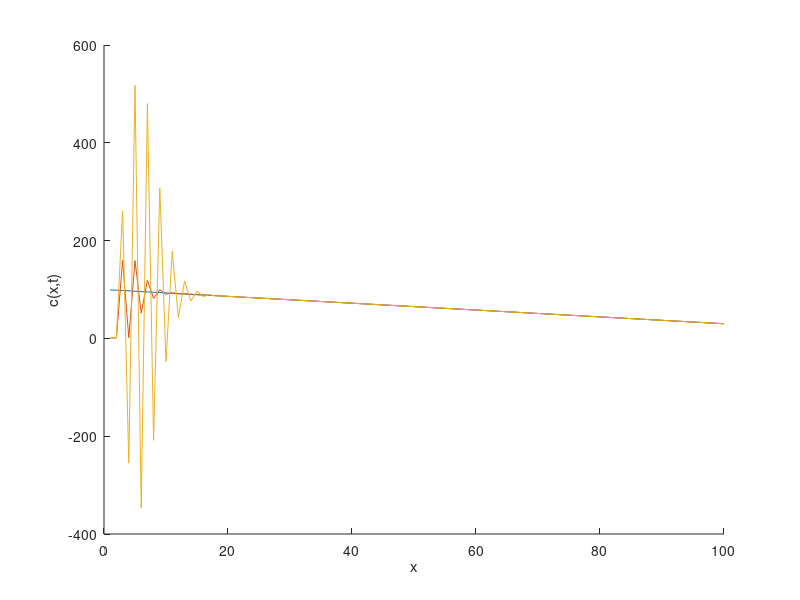
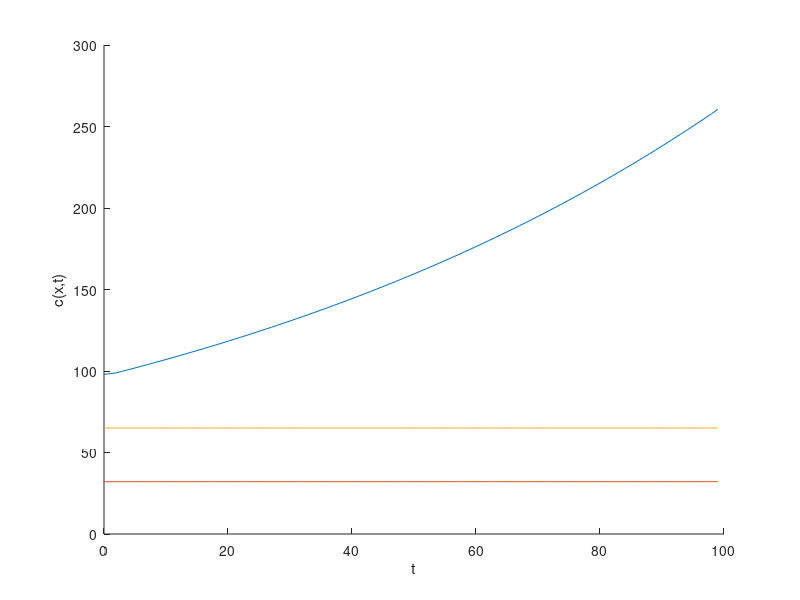

These charts were generated, in order, by the following MATLAB code:
clear
clc
close all

D = 0.01;
numx = 100;   %number of grid points in x
numt = 100;  %number of time steps to be iterated over 
dx = 1;
dt = 1;
t = 1:dt:numt;
x = 1:dx:numx;

mu = 1;      
sigma = 0.05;
c= ones(numx,numt);
c0=100;
c1=30;
x0=numx;
t(1) = 0;      %t=0
c(1,1) = 1;    %C=0 at x=0

c(numx,1) = 0; 

for i=1:numx
%    c(i,1) = exp(-(x(i)-mu)^2/(2*sigma^2)) / sqrt(2*pi*sigma^2);
   c(i,1)=-(c0-c1)/x0*(i-x0*c0/(c0-c1));
end

for j=2:numt-1
   for i=3:numx
          c(i,j) =1/(dt-D/dx^2)*(c(i,j-1)/dt - D*2*c(i-1,j)/dx^2 + D*c(i-2,j)/dx^2); 
       
   end
end

figure(1);
% hold on;
% for ff=1:numt
%      plot(x(2:(numx-1)),c((2:numx-1)));
% end
% xlabel('x');
% ylabel('c(x,t)');
hold on;
plot(x,c(:,1));
plot(x,c(:,50));
plot(x,c(:,numt-1));
xlabel('x');
ylabel('c(x,t)');



figure(2);
% hold on;
% for ff=1:numt
%      plot(x(2:(numx-1)),c((2:numx-1)));
% end
% xlabel('x');
% ylabel('c(x,t)');
hold on;
plot(t(1:numt-1),c(3,1:numt-1));
plot(t(1:numt-1),c(numx-3,1:numt-1));
plot(t(1:numt-1),c(50,1:numt-1));
xlabel('t');
ylabel('c(x,t)');